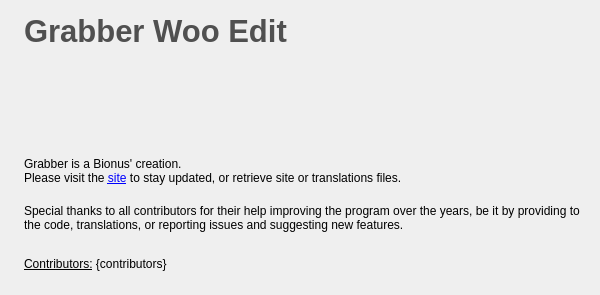
<?xml version="1.0" encoding="UTF-8"?>
<ui version="4.0">
 <class>AboutWindow</class>
 <widget class="QWidget" name="AboutWindow">
  <property name="geometry">
   <rect>
    <x>0</x>
    <y>0</y>
    <width>600</width>
    <height>295</height>
   </rect>
  </property>
  <property name="sizePolicy">
   <sizepolicy hsizetype="Fixed" vsizetype="Fixed">
    <horstretch>0</horstretch>
    <verstretch>0</verstretch>
   </sizepolicy>
  </property>
  <property name="windowTitle">
   <string>About Grabber Woo Edit</string>
  </property>
  <property name="windowIcon">
   <iconset resource="../resources/resources.qrc">
    <normaloff>:/images/icon.ico</normaloff>:/images/icon.ico</iconset>
  </property>
  <layout class="QHBoxLayout" name="horizontalLayout" stretch="0,1">
   <item>
    <widget class="QLabel" name="label">
     <property name="text">
      <string/>
     </property>
     <property name="pixmap">
      <pixmap resource="../resources/resources.qrc">:/images/icon.png</pixmap>
     </property>
    </widget>
   </item>
   <item>
    <layout class="QVBoxLayout" name="verticalLayout">
     <item>
      <widget class="QLabel" name="labelTitle">
       <property name="text">
        <string notr="true">&lt;span style=&quot; font-size:23pt; font-weight:600; color:#505050;&quot;&gt;Grabber Woo Edit&lt;/span&gt;</string>
       </property>
      </widget>
     </item>
     <item>
      <widget class="QLabel" name="labelCurrent">
       <property name="text">
        <string/>
       </property>
      </widget>
     </item>
     <item>
      <widget class="QLabel" name="labelMessage">
       <property name="text">
        <string/>
       </property>
      </widget>
     </item>
     <item>
      <widget class="QLabel" name="labelCreator">
       <property name="text">
        <string>&lt;html&gt;&lt;head/&gt;&lt;body&gt;&lt;p&gt;Grabber is a Bionus' creation.&lt;br/&gt;Please visit the &lt;a href=&quot;{website}&quot;&gt;&lt;span style=&quot; text-decoration: underline; color:#0000ff;&quot;&gt;site&lt;/span&gt;&lt;/a&gt; to stay updated, or retrieve site or translations files.&lt;/p&gt;&lt;/body&gt;&lt;/html&gt;</string>
       </property>
       <property name="textFormat">
        <enum>Qt::RichText</enum>
       </property>
       <property name="wordWrap">
        <bool>true</bool>
       </property>
       <property name="openExternalLinks">
        <bool>true</bool>
       </property>
      </widget>
     </item>
     <item>
      <widget class="QLabel" name="labelThanks">
       <property name="text">
        <string>Special thanks to all contributors for their help improving the program over the years, be it by providing to the code, translations, or reporting issues and suggesting new features.</string>
       </property>
       <property name="wordWrap">
        <bool>true</bool>
       </property>
      </widget>
     </item>
     <item>
      <widget class="QLabel" name="labelContributors">
       <property name="text">
        <string>&lt;u&gt;Contributors:&lt;/u&gt; {contributors}</string>
       </property>
       <property name="wordWrap">
        <bool>true</bool>
       </property>
      </widget>
     </item>
    </layout>
   </item>
  </layout>
 </widget>
 <resources>
  <include location="../resources/resources.qrc"/>
 </resources>
 <connections/>
</ui>
